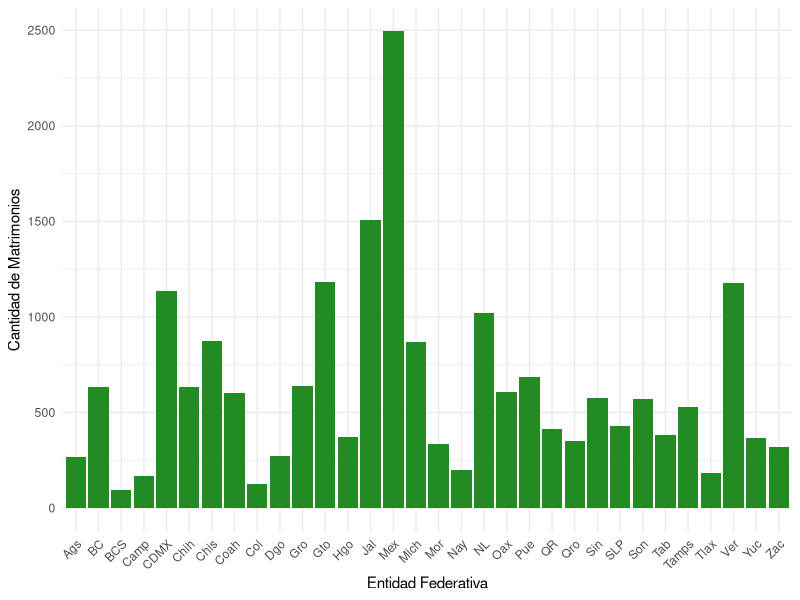
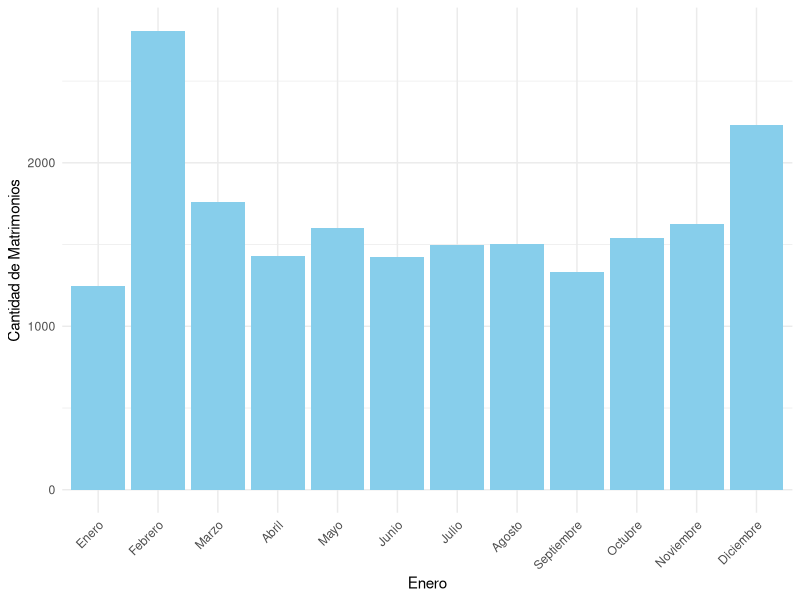
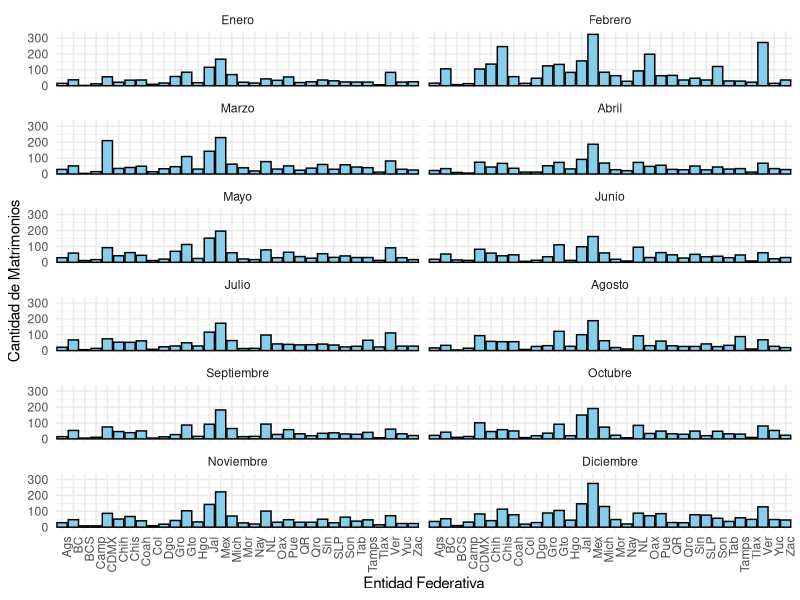
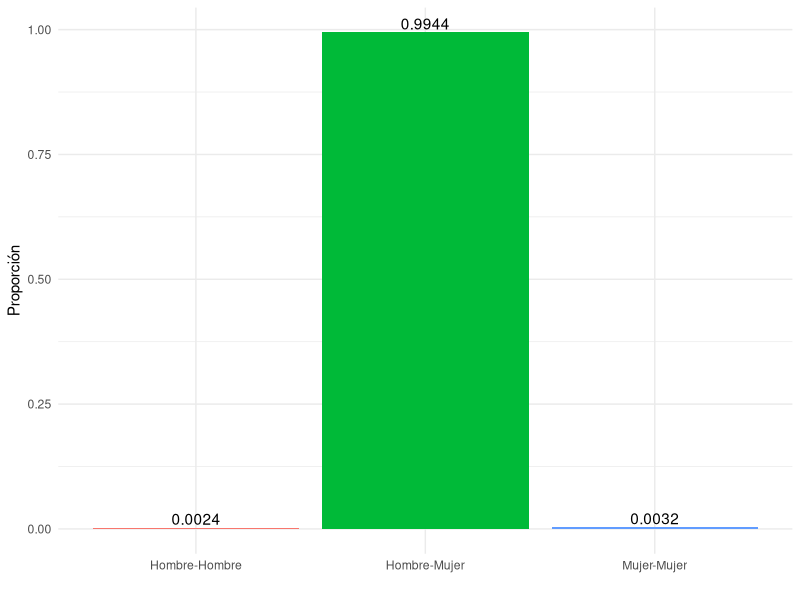
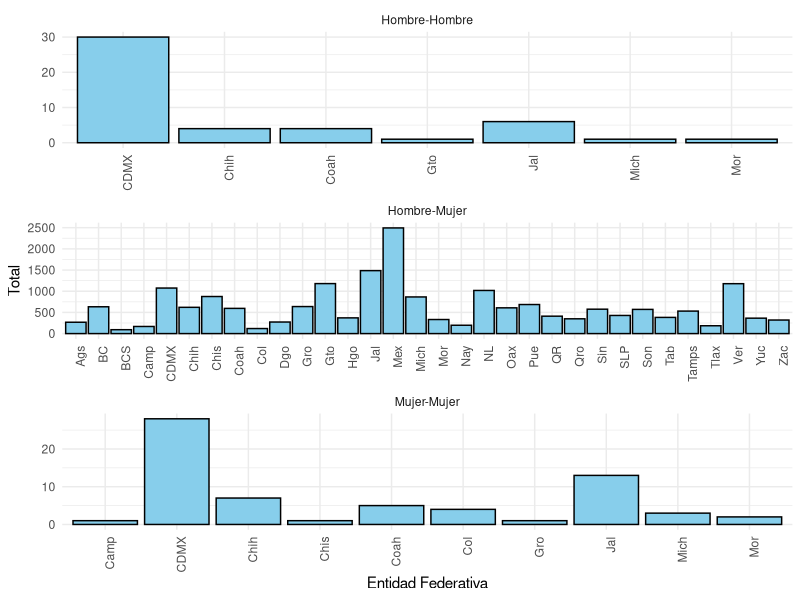
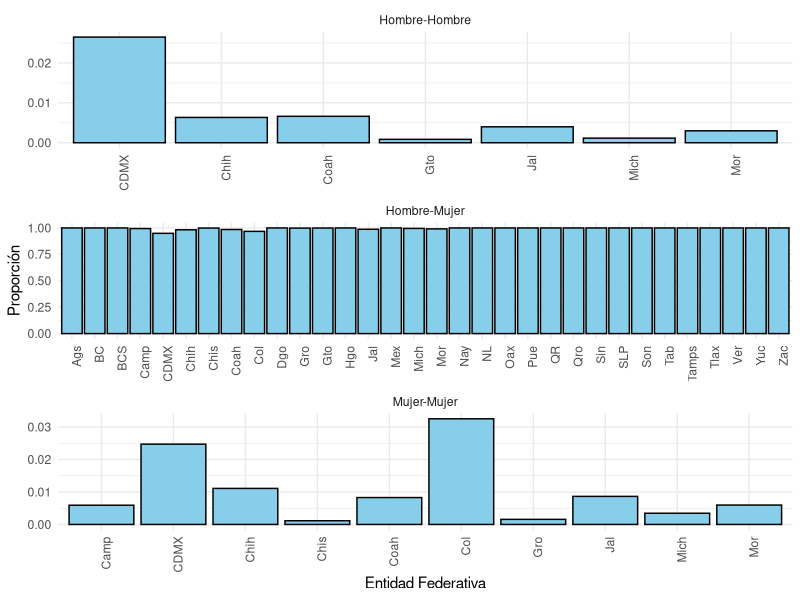
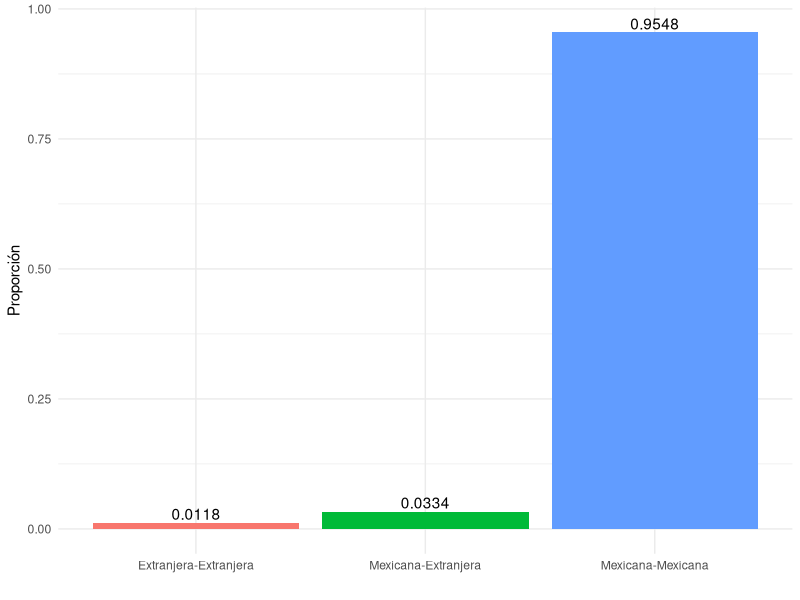
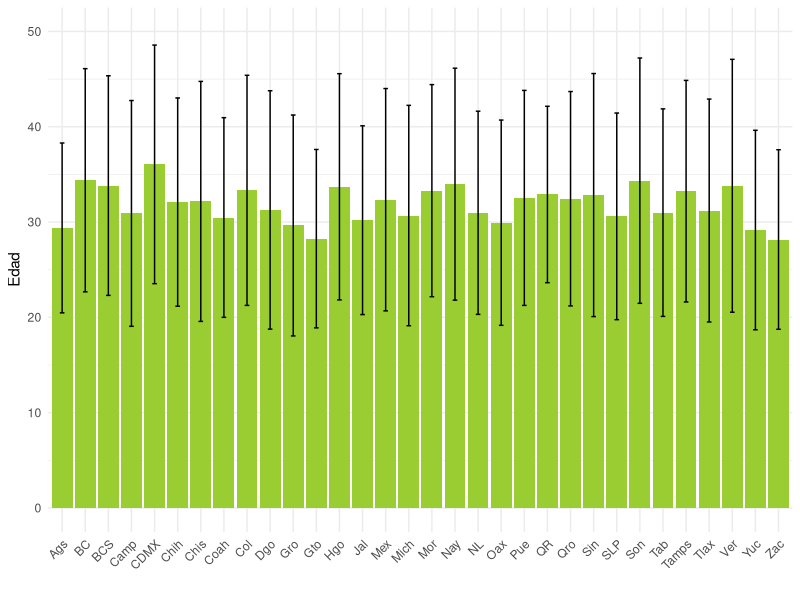

Write R code to recreate these figures, in order.
## ---- chunk 1
#| echo=F, show=F, eval=T, output=F
# Cargamos las librerías que se ocuparán:

library(ggplot2)
library(dplyr)
library(tidyverse)
## ---- chunk 2
#| echo=F, show=F, eval=T, output=F
# Cargamos los datos:

datos17 <- read.csv("DATOS17.csv")
## ---- chunk 3
#| echo=F, show=F, eval=T, output=F

datos17 <- datos17 %>%
  mutate(
    EDAD_CON1 = na_if(EDAD_CON1, 99),
    EDAD_CON2 = na_if(EDAD_CON2, 99)
  ) 
  

conteo_NA<- datos17 %>%
  summarise(
    Edades_con_NA = sum(is.na(EDAD_CON1)) + sum(is.na(EDAD_CON2)),
    Edades_sin_NA = (nrow(datos17) * 2) - Edades_con_NA
  ) %>%
  pivot_longer(cols = everything(), names_to = "Tipo_dato", values_to = "Cantidad") %>%
  mutate(Porcentaje = (Cantidad / (nrow(datos17) * 2)) * 100)


conteo_NA
## ---- chunk 4
#| echo=F, show=T, eval=T, output=F

library(mice)

# Patrón de faltantes
#md.pattern(datos17)

# Se realiza la imputación múltiple, se crean 5 juegos de datos completos que toman de referencia a las demás variables para estimar el valor "más adecuado" para el dato faltante. De ahí se extrae una sola base de datos al promediar los posibles valores

#Fijamos una semilla para que los valores imputados sean replicables

imp <- mice(datos17, seed=5260, print= FALSE)



#Esta es la base de datos completa, ya con los datos imputados, que se utilizará.

imp_datos17 <- complete(imp)

#Corroboramos que no contenga ningún NA

sum(is.na(imp_datos17))

#Removemos los datos anteriores del environment
rm(datos17)

## ---- chunk 5
#| echo=F, show=T, eval=T, output=T

knitr::kable(t(head(imp_datos17)), caption = "Datos Imputados")

## ---- chunk 6
#| echo=F, show=T, eval=T, output=T

knitr::kable(t(summary(imp_datos17)), caption = "Resumen de Datos Poblacionales")
## ---- chunk 7
#| echo=F, show=T, eval=T, output=T

estados <- c("Ags", "BC", "BCS", "Camp", "Coah", "Col", "Chis", 
             "Chih", "CDMX", "Dgo", "Gto", "Gro", "Hgo", "Jal", "Mex", 
             "Mich", "Mor", "Nay", "NL", "Oax", "Pue", "Qro", "QR",  "SLP", 
             "Sin", "Son", "Tab", "Tamps", "Tlax", "Ver", "Yuc", "Zac")

conteo_estados <- imp_datos17 %>%
  mutate(estado = estados[ENT_REGIS]) %>%
  group_by(ENT_REGIS, estado) %>%
  summarise(cantidad = n(), .groups = "drop") %>%
  arrange(ENT_REGIS, estado, cantidad)
## ---- chunk 8
#| echo: false
#| fig-cap: "Número de matrimonios por estado (poblacional)."

ggplot(conteo_estados, aes(x = estado, y = cantidad)) + 
  geom_bar(stat = "identity", fill = "forestgreen")+
  theme_minimal() +
  theme(axis.text.x = element_text(angle = 45, hjust = 1)) + 
  labs(
       x = "Entidad Federativa", 
       y = "Cantidad de Matrimonios")
## ---- chunk 9
#| echo: false

meses <- c("Enero", "Febrero", "Marzo", "Abril", "Mayo", "Junio", "Julio", 
           "Agosto", "Septiembre", "Octubre", "Noviembre", "Diciembre")
meses <- factor(meses, ordered = T, levels = unique(meses))

conteo_meses <- imp_datos17 %>%
  mutate(mes = meses[MES_REGIS]) %>%
  group_by(MES_REGIS, mes) %>%
  summarise(cantidad = n(), .groups = "drop") %>%
  arrange(MES_REGIS, mes, cantidad)
## ---- chunk 10
#| echo: false
#| fig-cap: "Número de matrimonios por mes (poblacional)."

ggplot(conteo_meses, aes(x = meses, y =cantidad)) +
  geom_bar(stat = "identity", fill = "skyblue")+
  theme_minimal()+
  theme(axis.text.x = element_text(angle = 45, hjust = 1))+
  scale_x_discrete(meses) +
  labs( 
       x = "Mes", 
       y = "Cantidad de Matrimonios")
## ---- chunk 11
#| echo: false

matrimonios_me <- imp_datos17 %>% 
    mutate(mes = meses[MES_REGIS]) %>%
  mutate(estado = estados[ENT_REGIS]) %>%
  group_by(ENT_REGIS, estado, MES_REGIS, mes) %>%
  summarise(cantidad = n(), .groups = "drop") %>%
  arrange(ENT_REGIS, MES_REGIS)

knitr::kable(head(matrimonios_me), caption = "Matrimonios por Mes y Estado")
## ---- chunk 12
#| echo: false
#| fig-cap: "Total de matrimonios por mes y estado."
#| fig-height: 12
#| fig-width: 12

ggplot(matrimonios_me, aes(x = estado, y = cantidad)) +
  geom_bar(stat = "identity", fill = "skyblue",col = "black") +
  facet_wrap(~ mes, nrow = 6, ncol = 2) + 
  theme_minimal() +
  theme(axis.text.x = element_text(angle = 90, hjust = 1)) + 
  labs(
       x = "Entidad Federativa", 
       y = "Cantidad de Matrimonios")
## ---- chunk 13
#| echo: false

conteo_tipo <- imp_datos17 %>%
  mutate(tipo_matrimonio = case_when(
    SEXO_CON1 == 1 & SEXO_CON2 == 2 ~ "Hombre-Mujer",
    SEXO_CON1 == 2 & SEXO_CON2 == 1 ~ "Hombre-Mujer",
    SEXO_CON1 == 1 & SEXO_CON2 == 1 ~ "Hombre-Hombre",
    SEXO_CON1 == 2 & SEXO_CON2 == 2 ~ "Mujer-Mujer",
    TRUE ~ "Otro"  )) %>%
    group_by(tipo_matrimonio) %>%
    summarise(cantidad = n()) %>%
    mutate(proporcion = cantidad / sum(cantidad))

knitr::kable(conteo_tipo, caption = "Tipo de matrimonios",
             col.names = c("Tipo de Matrimonio", "Total", "Proporción")
             )
## ---- chunk 14
#| echo: false
#| fig-cap: "Proporción de matrimonios por tipo"

ggplot(conteo_tipo, aes(x = factor(tipo_matrimonio, levels = unique(tipo_matrimonio)), y = proporcion, 
                        fill = tipo_matrimonio )) +
  geom_bar(stat = "identity", position = "dodge") +
  geom_text(aes(label=round(proporcion, 4)), vjust=-0.25) +
  theme_minimal() +
  labs(
       x = "",
       y = "Proporción",
       fill = ""
       ) + 
    guides(fill="none")
## ---- chunk 15
#| echo: false

entidad_ms <- imp_datos17 %>%
  mutate(tipo_matrimonio = case_when(
    SEXO_CON1 == 1 & SEXO_CON2 == 1 ~ "Hombre-Hombre",
    SEXO_CON1 == 2 & SEXO_CON2 == 2 ~ "Mujer-Mujer",
    TRUE ~ "Hombre-Mujer" 
  ), estado = estados[ENT_REGIS]) %>%
    
    group_by(ENT_REGIS, estado, tipo_matrimonio) %>%
    
    summarise(cantidad = n(), .groups = "drop") %>%
    mutate(proporcion = cantidad / sum(cantidad))

knitr::kable(entidad_ms, caption = "Proporción del tipo de matrimonio con respecto al total nacional por estado", col.names = c(
    "No. Entidad", "Estado", "Tipo de Matrimonio", "Total", "Proporción"), align = "ccccc"
)
## ---- chunk 16
#| echo: false

entidad_ms2 <- imp_datos17 %>%
  mutate(tipo_matrimonio = case_when(
    SEXO_CON1 == 1 & SEXO_CON2 == 1 ~ "Hombre-Hombre",
    SEXO_CON1 == 2 & SEXO_CON2 == 2 ~ "Mujer-Mujer",
    TRUE ~ "Hombre-Mujer"
  ), estado = estados[ENT_REGIS]) %>%
  group_by(ENT_REGIS, estado, tipo_matrimonio) %>%
  summarise(cantidad = n(), .groups = "drop_last") %>%
  mutate(proporcion = cantidad / sum(cantidad)) %>%
  ungroup()

knitr::kable(entidad_ms2, caption = "Proporción que representa cada tipo de matrimonio en cada estado", col.names = c(
    "No. Entidad", "Estado", "Tipo de Matrimonio", "Total", "Proporción"), align = "ccccc")
## ---- chunk 17
#| echo: false
#| fig-cap: "Total de matrimonios por estado y tipo de matrimonio."
#| fig-height: 8
#| fig-width: 7

ggplot(entidad_ms, aes(x = estado, y = cantidad)) +
  geom_bar(stat = "identity", fill ="skyblue", color ="black") +
  facet_wrap(~ tipo_matrimonio, nrow = 3, ncol = 1, scales = "free") + 
  theme_minimal() +
  theme(axis.text.x = element_text(angle = 90, hjust = 1)) + 
  labs(
       x = "Entidad Federativa", 
       y = "Total")
## ---- chunk 18
#| echo: false
#| fig-cap: "Proporción de tipo de matrimonios por estado."
#| fig-height: 8
#| fig-width: 7

ggplot(entidad_ms2, aes(x = estado, y = proporcion)) +
  geom_bar(stat = "identity", fill ="skyblue", color ="black") +
  facet_wrap(~ tipo_matrimonio, nrow = 3, ncol = 1, scales = "free") + 
  theme_minimal() +
  theme(axis.text.x = element_text(angle = 90, hjust = 1)) + 
  labs(
       x = "Entidad Federativa", 
       y = "Proporción")

## ---- chunk 19
#| echo: false

conteo_nacionalidad <- imp_datos17 %>%
  mutate(nacionalidad = case_when(
    NACI_CON1 == 1 & NACI_CON2 == 1 ~ "Mexicana-Mexicana",
    NACI_CON1 == 2 & NACI_CON2 == 1 ~ "Mexicana-Extranjera",
    NACI_CON1 == 1 & NACI_CON2 == 2 ~ "Mexicana-Extranjera",
    NACI_CON1 == 2 & NACI_CON2 == 2 ~ "Extranjera-Extranjera",
    TRUE ~ "Otro"  
  )) %>%
  group_by(nacionalidad) %>%
  summarise(cantidad = n(), .groups = "drop") %>%
  mutate(proporcion = cantidad / sum(cantidad))

knitr::kable(conteo_nacionalidad, caption = "Matrimonios por Nacionalidad", col.names = c(
    "Nacionalidad", "Total", "Proporción"), align = "lcc")
## ---- chunk 20
#| echo: false
#| fig-cap: "Proporción de matrimonios por nacionalidad."

ggplot(conteo_nacionalidad, aes(x = nacionalidad, y = proporcion, fill = nacionalidad)) +
  geom_bar(stat = "identity") +
    geom_text(aes(label=round(proporcion, 4)), vjust=-0.25) +
  theme_minimal() +
  labs(
       x = "",
       y = "Proporción") +
    guides(fill="none")
## ---- chunk 21
#| echo: false

#Hombres

conteo_sexoh <- imp_datos17 %>%
  mutate(edad_h1 = case_when(
    SEXO_CON1 == 1 ~ EDAD_CON1, 
    TRUE ~ NA_real_
  ), 
  edad_h2 = case_when(
    SEXO_CON2 == 1 ~ EDAD_CON2, 
    TRUE ~ NA_real_
  ))

edad_hombres <- na.omit(c(conteo_sexoh$edad_h1, conteo_sexoh$edad_h2))
## ---- chunk 22
#| echo: false

#Mujeres

conteo_sexom <- imp_datos17 %>%
  mutate(edad_m1 = case_when(
    SEXO_CON1 == 2 ~ EDAD_CON1, 
    TRUE ~ NA_real_
  ), 
  edad_m2 = case_when(
    SEXO_CON2 == 2 ~ EDAD_CON2, 
    TRUE ~ NA_real_
  ))


edad_mujeres <- na.omit(c(conteo_sexom$edad_m1, conteo_sexom$edad_m2))
## ---- chunk 23
#| echo: false

conteo_sexoh <- conteo_sexoh %>%
  pivot_longer( cols = c(edad_h1, edad_h2), 
                values_to = "edad_hombre", 
                values_drop_na = T)

promedio_entidadh <- conteo_sexoh %>%
  mutate(estado = estados[ENT_REGIS]) %>%
  group_by(ENT_REGIS, estado) %>%
  summarise(promedio_hombres = mean(edad_hombre, na.rm = T), 
            desviacion_hombres = sd(edad_hombre, na.rm = T), .groups = "drop")


knitr::kable(promedio_entidadh, caption = "Promedio de edad en hombres por estado", col.names = c(
    "No. Entidad", "Estado", "Edad Promedio", "Desviación Estandar"), align = "clcc")  
## ---- chunk 24
#| echo: false
#| fig-cap: "Edad promedio de hombres por estado."
#| fig-width: 8

ggplot(promedio_entidadh, aes(x= estado, y =promedio_hombres ))+
  geom_bar(stat= "identity", fill = "yellowgreen")+
  geom_errorbar(aes(ymin = promedio_hombres - desviacion_hombres, 
                    ymax = promedio_hombres + desviacion_hombres), 
                width= 0.2, color = "black")+
  ylim(0,50)+
  theme_minimal()+
  theme(axis.text.x = element_text(angle = 45, hjust = 1))+
  labs( 
       x = "", 
       y= "Edad")
## ---- chunk 25
#| echo: false

conteo_sexom <- conteo_sexom %>%
  pivot_longer( cols = c(edad_m1, edad_m2), 
                values_to = "edad_mujer", 
                values_drop_na = T)

promedio_entidadm <- conteo_sexom %>%
  mutate(estado = estados[ENT_REGIS]) %>%
  group_by(ENT_REGIS, estado) %>%
  summarise(promedio_mujeres = mean(edad_mujer, na.rm = T), 
            desviacion_mujeres = sd(edad_mujer, na.rm = T), .groups = "drop")

knitr::kable(promedio_entidadm, caption = "Promedio de edad en mujeres por estado", col.names = c(
    "No. Entidad", "Estado", "Edad Promedio", "Desviación Estandar"), align = "clcc")
## ---- chunk 26
#| echo: false
#| fig-cap: "Promedio de edad de las contrayentes mujeres por estado."
#| fig-width: 8

ggplot(promedio_entidadm, aes(x= estado, y =promedio_mujeres))+
  geom_bar(stat= "identity", fill = "yellowgreen")+
  geom_errorbar(aes(ymin = promedio_mujeres - desviacion_mujeres, 
                    ymax = promedio_mujeres + desviacion_mujeres), 
                width= 0.2, color = "black")+
  ylim(0,50)+
  theme_minimal()+
  theme(axis.text.x = element_text(angle = 45, hjust = 1))+
  labs( 
       x = "Estado", 
       y= "Edad")
## ---- chunk 27
#| echo: false

conteo_difedad <- imp_datos17 %>%
  mutate(diferencia_edad = abs(EDAD_CON1- EDAD_CON2)) %>%
  group_by(diferencia_edad) %>%
  summarise(cantidad = n(), .groups = "drop")

knitr::kable(conteo_difedad, caption = "Diferencia de edad entre contrayentes.", col.names = c(
    "Diferencia en Edad", "Total"), align = "cc")
## ---- chunk 28
#| echo: false
#| fig-cap: "Diferencia de edad entre contrayentes."

ggplot(conteo_difedad, aes(x =diferencia_edad, y = cantidad))+
  geom_bar(stat = "identity", fill = "forestgreen", color = "black")+
  theme_minimal()+
  labs( 
       x = "Diferencia de edad (años)", 
       y= "Total") +
  scale_x_continuous(breaks = seq(0, max(conteo_difedad$diferencia_edad), 5))
## ---- chunk 29
#| echo: false

conteo_difedad <- imp_datos17 %>%
  mutate(diferencia_edad = abs(EDAD_CON1- EDAD_CON2), 
         estado = estados[ENT_REGIS]) %>%
  group_by(ENT_REGIS, estado, diferencia_edad) %>%
  summarise(cantidad = n(), .groups = "drop")

knitr::kable(head(conteo_difedad, 10), caption="Diferencia de edad en contrayentes por estado (primeras obs.).",
             col.names = c("No. Estado", "Estado", "Diferencia de Edad", "Total"), align = "clcc")
## ---- chunk 30
#| echo: false

conteo_difedad <- imp_datos17 %>%
  mutate(diferencia_edad = abs(EDAD_CON1 - EDAD_CON2), 
         rango_diferencia = cut(diferencia_edad, 
                                breaks = c(0, 9, 19, 29, 39, Inf), 
                                labels = c("0-9", "10-19", "20-29", "30-39", "+40"), 
                                include.lowest = T), 
         estado = estados[ENT_REGIS]) %>%
  group_by(ENT_REGIS, estado, rango_diferencia) %>%
  summarise(cantidad =n(), .groups = "drop")

knitr::kable(head(conteo_difedad, 10), 
             caption="Rango de diferencia en edad de contrayentes por estado (primeras obs.).",
             col.names = c("No. Estado", "Estado", "Rango en Diferencia de Edad", "Total"), 
             align = "clcc")
## ---- chunk 31
#| echo: false
#| label: fig-charts
#| fig-cap: "Diferencia de edad entre contrayentes por estado."
#| fig-subcap:
#|   - "Diferencia de edad entre contrayentes por estado (0-9 años)."
#|   - "Diferencia de edad entre contrayentes por estado (10-19 años)."
#|   - "Diferencia de edad entre contrayentes por estado (20-29 años)."
#|   - "Diferencia de edad entre contrayentes por estado (30-39 años)."
#|   - "Diferencia de edad entre contrayentes por estado (>40 años)."
#| layout: [[47, -6, 47], [47, -6, 47], [50]]
#| layout-align: center

crear_grafico <- function(rango) {
  ggplot(conteo_difedad %>% filter(rango_diferencia == rango), aes(x = estado, y = cantidad)) +
    geom_bar(stat = "identity", fill = "forestgreen") +
    theme_minimal() +
    theme(axis.text.x = element_text(angle = 45, hjust = 1)) +
    labs( 
         x = "Estado", 
         y = "Total de casos")
}

# Lista de rangos
rangos <- c("0-9", "10-19", "20-29", "30-39", "+40")

# Crear gráficos para cada rango
crear_grafico(rangos[1])
crear_grafico(rangos[2])
crear_grafico(rangos[3])
crear_grafico(rangos[4])
crear_grafico(rangos[5])
## ---- chunk 32
#| echo: false

tipo_laboral <- c("Func/dir/jefes", "Prof/tecn", "Auxadmin", "Comer/agent", 
                  "Serv/vig", "Agric", "Artesa", "indust/transp", "Elemen/apoyo", 
                  "BuscaT", "NT", "NA<5", "InsEsp", "NE")

mapa_abreviaturas <- c(
  "Funcionarios, directores y jefes" = "Func/dir/jefes", 
  "Profesionistas y técnicos" = "Prof/tecn", 
  "Trabajadores auxiliares en actividades administrativas" = "Auxadmin", 
  "Comerciantes, empleados en ventas y agentes de ventas" = "Comer/agent", 
  "Trabajadores en servicios personales y vigilancia" = "Serv/vig", 
  "Trabajadores en actividades agrícolas, ganaderas, forestales, caza y pesca" = "Agric", 
  "Trabajadores artesanales" = "Artesa", 
  "Operadores de maquinaria industrial, ensambladores, choferes y transporte" = "indust/transp", 
  "Trabajadores en actividades elementales y de apoyo" = "Elemen/apoyo", 
  "Busca trabajo" = "BuscaT", 
  "No trabaja" = "NT", 
  "No aplica a menores de 5 años" = "NA<5", 
  "Insuficientemente especificada" = "InsEsp", 
  "No especificada" = "NE")


conteo_actlaboral<- imp_datos17 %>%
  mutate(act_laboral1 = case_when(
    OCUP_CON1 == 1 ~ "Funcionarios, directores y jefes", 
    OCUP_CON1 == 2 ~ "Profesionistas y técnicos", 
    OCUP_CON1 == 3 ~ "Trabajadores auxiliares en actividades administrativas", 
    OCUP_CON1 == 4 ~ "Comerciantes, empleados en ventas y agentes de ventas", 
    OCUP_CON1 == 5 ~ "Trabajadores en servicios personales y vigilancia", 
    OCUP_CON1 == 6 ~ "Trabajadores en actividades agrícolas, ganaderas, forestales, caza y pesca", 
    OCUP_CON1 == 7 ~ "Trabajadores artesanales", 
    OCUP_CON1 == 8 ~ "Operadores de maquinaria industrial, ensambladores, choferes y transporte", 
    OCUP_CON1 == 9 ~ "Trabajadores en actividades elementales y de apoyo", 
    OCUP_CON1 == 10 ~ "Busca trabajo", 
    OCUP_CON1 == 11 ~ "No trabaja", 
    OCUP_CON1 == 97 ~ "No aplica a menores de 5 años",
    OCUP_CON1 == 98 ~ "Insuficientemente especificada", 
    OCUP_CON1 == 99 ~ "No especificada", 
    TRUE ~ NA_character_
  ), 
  act_laboral2 = case_when(
    OCUP_CON2 == 1 ~ "Funcionarios, directores y jefes", 
    OCUP_CON2 == 2 ~ "Profesionistas y técnicos", 
    OCUP_CON2 == 3 ~ "Trabajadores auxiliares en actividades administrativas", 
    OCUP_CON2 == 4 ~ "Comerciantes, empleados en ventas y agentes de ventas", 
    OCUP_CON2 == 5 ~ "Trabajadores en servicios personales y vigilancia", 
    OCUP_CON2 == 6 ~ "Trabajadores en actividades agrícolas, ganaderas, forestales, caza y pesca", 
    OCUP_CON2 == 7 ~ "Trabajadores artesanales", 
    OCUP_CON2 == 8 ~ "Operadores de maquinaria industrial, ensambladores, choferes y transporte", 
    OCUP_CON2 == 9 ~ "Trabajadores en actividades elementales y de apoyo", 
    OCUP_CON2 == 10 ~ "Busca trabajo", 
    OCUP_CON2 == 11 ~ "No trabaja", 
    OCUP_CON2 == 97 ~ "No aplica a menores de 5 años",
    OCUP_CON2 == 98 ~ "Insuficientemente especificada", 
    OCUP_CON2 == 99 ~ "No especificada",
    TRUE ~ NA_character_
  ))

activ_laboral <- conteo_actlaboral %>%
  pivot_longer(cols = c(act_laboral1, act_laboral2), 
               values_to = "actividad_laboral", 
               values_drop_na = T) %>%
  #Agregar la columna de abreviaturas
  mutate(abreviatura = recode(actividad_laboral, !!!mapa_abreviaturas)) %>%
  group_by(abreviatura, actividad_laboral ) %>%
  summarise(cantidad = n(), .groups = "drop") 
  
knitr::kable(activ_laboral, 
             caption="Actividad laboral de los contrayentes",
             col.names = c("Abreviatura", "Actividad Laboral", "Total"), 
             align = "clc")
## ---- chunk 33
#| echo: false
#| fig-cap: "Frecuencia de cada actividad laboral de los contrayentes."

ggplot(activ_laboral, aes(x= abreviatura, y = cantidad))+
  geom_bar(stat="identity", fill = "forestgreen", color = "black")+
  theme_minimal()+
  theme(axis.text.x = element_text(angle = 45, hjust = 1))+
  labs(
       x = "Actividad", 
       y= "Cantidad")
## ---- chunk 34
#| echo: false


activ_laboral <- conteo_actlaboral %>%
  pivot_longer(cols = c(act_laboral1, act_laboral2), 
               values_to = "actividad_laboral", 
               values_drop_na = T) %>%
  #Agregar la columna de abreviaturas
  mutate(abreviatura = recode(actividad_laboral, !!!mapa_abreviaturas), estado = estados[ENT_REGIS]) %>%
  group_by(estado, ENT_REGIS, abreviatura) %>%
  summarise(cantidad = n(), .groups = "drop")

knitr::kable(head(activ_laboral, 12), 
             caption="Actividad laboral de los contrayentes por estado (primeras obs.).",
             col.names = c("Estado", "No. Estado", "Abreviatura", "Total"), 
             align = "cclc")
## ---- chunk 35
#| echo: false
#| fig-cap: "Frecuencia de la actividad laboral de los contrayentes por estado."
#| fig-width: 16
#| fig-height: 16

ggplot(activ_laboral, aes(x = factor(estado, levels = unique(estado)), y = cantidad))+
  geom_bar(stat ="identity", fill = "forestgreen", col ="black")+
  facet_wrap(~ abreviatura, nrow = 4, ncol = 4, scales = "free") + 
  theme_minimal()+
  theme(axis.text.x = element_text(angle = 90, hjust= 1))+
  labs( 
       x = "Estado",
       y = "Total")
## ---- chunk 36
#| echo: false

escolaridad_abrv <- c("SinE", "1-3 Prim", "4-5 Prim", "Primaria", 
                      "Sec", "Prepa", "Prof", "Otra", "NE")


mapa_escolaridad <- c("Sin escolaridad" = "SinE", 
                      "1 a 3 años de primaria" = "1-3 Prim",
                      "4 a 5 años de primaria" = "4-5 Prim", 
                      "Primaria completa" = "Primaria", 
                      "Secundaria o equivalente" = "Sec", 
                      "Preparatoria o equivalente" = "Prepa", 
                      "Profesional" = "Prof", 
                      "Otra"= "Otra", 
                      "No especificada" = "NE")

  
conteo_escolaridad<- imp_datos17 %>%
  mutate(escolaridad1 = case_when(
    ESCOL_CON1 == 1 ~ "Sin escolaridad",
    ESCOL_CON1 == 2 ~ "1 a 3 años de primaria",
    ESCOL_CON1 == 3 ~ "4 a 5 años de primaria",
    ESCOL_CON1 == 4  ~ "Primaria completa",
    ESCOL_CON1 == 5 ~ "Secundaria o equivalente", 
    ESCOL_CON1 == 6 ~ "Preparatoria o equivalente", 
    ESCOL_CON1 == 7 ~ "Profesional", 
    ESCOL_CON1 == 8 ~ "Otra", 
    ESCOL_CON1 == 9 ~ "No especificada", 
    TRUE ~ NA_character_  
  ), escolaridad2 = case_when(
    ESCOL_CON2 == 1 ~ "Sin escolaridad",
    ESCOL_CON2 == 2 ~ "1 a 3 años de primaria",
    ESCOL_CON2 == 3 ~ "4 a 5 años de primaria",
    ESCOL_CON2 == 4  ~ "Primaria completa",
    ESCOL_CON2 == 5 ~ "Secundaria o equivalente", 
    ESCOL_CON2 == 6 ~ "Preparatoria o equivalente", 
    ESCOL_CON2 == 7 ~ "Profesional", 
    ESCOL_CON2 == 8 ~ "Otra", 
    ESCOL_CON2 == 9 ~ "No especificada", 
    TRUE ~ NA_character_  
  ))

  
escolaridad <- conteo_escolaridad %>%
  pivot_longer(cols = c(escolaridad1, escolaridad2), 
               values_to = "escolaridad", 
               values_drop_na = T) %>%
  mutate(escolaridad_abrv = recode(escolaridad, !!!mapa_escolaridad)) %>%
  group_by(escolaridad_abrv, escolaridad) %>%
  summarise(cantidad = n(), .groups = "drop")

knitr::kable(escolaridad, 
             caption = "Nivel de escolaridad de los contrayentes",
             col.names = c("Abreviación", "Escolaridad", "Total"), 
             align = "clc")
## ---- chunk 37
#| echo: false
#| fig-cap: "Nivel de escolaridad de los contrayentes."

ggplot(escolaridad, aes(x= escolaridad_abrv, y = cantidad))+
  geom_bar(stat ="identity", fill = "forestgreen", col ="black")+
  #facet_wrap(~ abreviatura, nrow = 4, ncol = 4) + 
  theme_minimal()+
  theme(axis.text.x = element_text(angle = 45, hjust= 1))+
  labs( 
       x = "Escolaridad",
       y = "Total")
## ---- chunk 38
#| echo: false

escolaridad <- conteo_escolaridad %>%
  pivot_longer(cols = c(escolaridad1, escolaridad2), 
               values_to = "escolaridad", 
               values_drop_na = T) %>%
  mutate(escolaridad_abrv = recode(escolaridad, !!!mapa_escolaridad), 
         estado = estados[ENT_REGIS]) %>%
  group_by(ENT_REGIS, estado, escolaridad_abrv) %>%
  summarise(cantidad = n(), .groups = "drop")

knitr::kable(head(escolaridad, 8), 
             caption="Escolaridad de los contrayentes por estado (primeras obs.).",
             col.names = c("No. Estado", "Estado", "Abreviatura", "Total"), 
             align = "cclc")
## ---- chunk 39
#| echo: false
#| fig-cap: "Último nivel de estudios de los contrayentes por estado."
#| fig-width: 14
#| fig-height: 14

ggplot(escolaridad, aes(x= factor(estado, levels = unique(estado)), y = cantidad))+
  geom_bar(stat ="identity", fill = "forestgreen", col ="black")+
  facet_wrap(~ escolaridad_abrv, nrow = 4, ncol = 4, scales = "free_y") + 
  theme_minimal()+
  theme(axis.text.x = element_text(angle = 90, hjust= 1))+
  labs(
       x = "Estado",
       y = "Total")
## ---- chunk 40
#| echo: false
# **Gráfica.**

# Último nivel de estudios de los contrayentes, por estado (por separado)
# 
# #Sin escolaridad
# ggplot(escolaridad %>% filter(escolaridad_abrv == "SinE"), aes(x= estado, y = cantidad))+
#   geom_bar(stat ="identity", fill = "forestgreen", col ="black")+
#   theme_minimal()+
#   theme(axis.text.x = element_text(angle = 45, hjust= 1))+
#   labs(title = "Número de personas sin escolaridad",
#        x = "Estado",
#        y = "Cantidad de personas")
# 
# 
# #1ero a 3ro de primaria
# ggplot(escolaridad %>% filter(escolaridad_abrv == "1-3 Prim"), aes(x= estado, y = cantidad))+
#   geom_bar(stat ="identity", fill = "forestgreen", col ="black")+
#   theme_minimal()+
#   theme(axis.text.x = element_text(angle = 45, hjust= 1))+
#   labs(title = "Número de personas con último grado escolar de 1ero a 3ro de primaria",
#        x = "Estado",
#        y = "Cantidad de personas")
# 
# #4to a 5to de primaria
# ggplot(escolaridad %>% filter(escolaridad_abrv == "4-5 Prim"), aes(x= estado, y = cantidad))+
#   geom_bar(stat ="identity", fill = "forestgreen", col ="black")+
#   theme_minimal()+
#   theme(axis.text.x = element_text(angle = 45, hjust= 1))+
#   labs(title = "Número de personas con último grado escolar de 4to a 5to de primaria",
#        x = "Estado",
#        y = "Cantidad de personas")
# 
# #Primaria completa
# ggplot(escolaridad %>% filter(escolaridad_abrv == "Primaria"), aes(x= estado, y = cantidad))+
#   geom_bar(stat ="identity", fill = "forestgreen", col ="black")+
#   theme_minimal()+
#   theme(axis.text.x = element_text(angle = 45, hjust= 1))+
#   labs(title = "Número de personas con último grado escolar de primaria completa",
#        x = "Estado",
#        y = "Cantidad de personas")
# 
# #Secundaria o equivalente
# ggplot(escolaridad %>% filter(escolaridad_abrv == "Sec"), aes(x= estado, y = cantidad))+
#   geom_bar(stat ="identity", fill = "forestgreen", col ="black")+
#   theme_minimal()+
#   theme(axis.text.x = element_text(angle = 45, hjust= 1))+
#   labs(title = "Número de personas con último grado escolar de secundaria",
#        x = "Estado",
#        y = "Cantidad de personas")
# 
# #Preparatoria o equivalente
# ggplot(escolaridad %>% filter(escolaridad_abrv == "Prepa"), aes(x= estado, y = cantidad))+
#   geom_bar(stat ="identity", fill = "forestgreen", col ="black")+
#   theme_minimal()+
#   theme(axis.text.x = element_text(angle = 45, hjust= 1))+
#   labs(title = "Número de personas con último grado escolar de preparatoria",
#        x = "Estado",
#        y = "Cantidad de personas")
# 
# #Preparatoria o equivalente
# ggplot(escolaridad %>% filter(escolaridad_abrv == "Prof"), aes(x= estado, y = cantidad))+
#   geom_bar(stat ="identity", fill = "forestgreen", col ="black")+
#   theme_minimal()+
#   theme(axis.text.x = element_text(angle = 45, hjust= 1))+
#   labs(title = "Número de personas con último grado escolar de profesional",
#        x = "Estado",
#        y = "Cantidad de personas")
# 
# #Otra
# ggplot(escolaridad %>% filter(escolaridad_abrv == "Otra"), aes(x= estado, y = cantidad))+
#   geom_bar(stat ="identity", fill = "forestgreen", col ="black")+
#   theme_minimal()+
#   theme(axis.text.x = element_text(angle = 45, hjust= 1))+
#   labs(title = "Número de personas con último grado escolar de otro tipo",
#        x = "Estado",
#        y = "Cantidad de personas")
# 
# #Otra
# ggplot(escolaridad %>% filter(escolaridad_abrv == "NE"), aes(x= estado, y = cantidad))+
#   geom_bar(stat ="identity", fill = "forestgreen", col ="black")+
#   theme_minimal()+
#   theme(axis.text.x = element_text(angle = 45, hjust= 1))+
#   labs(title = "Número de personas con último grado escolar no especificado",
#        x = "Estado",
#        y = "Cantidad de personas")

